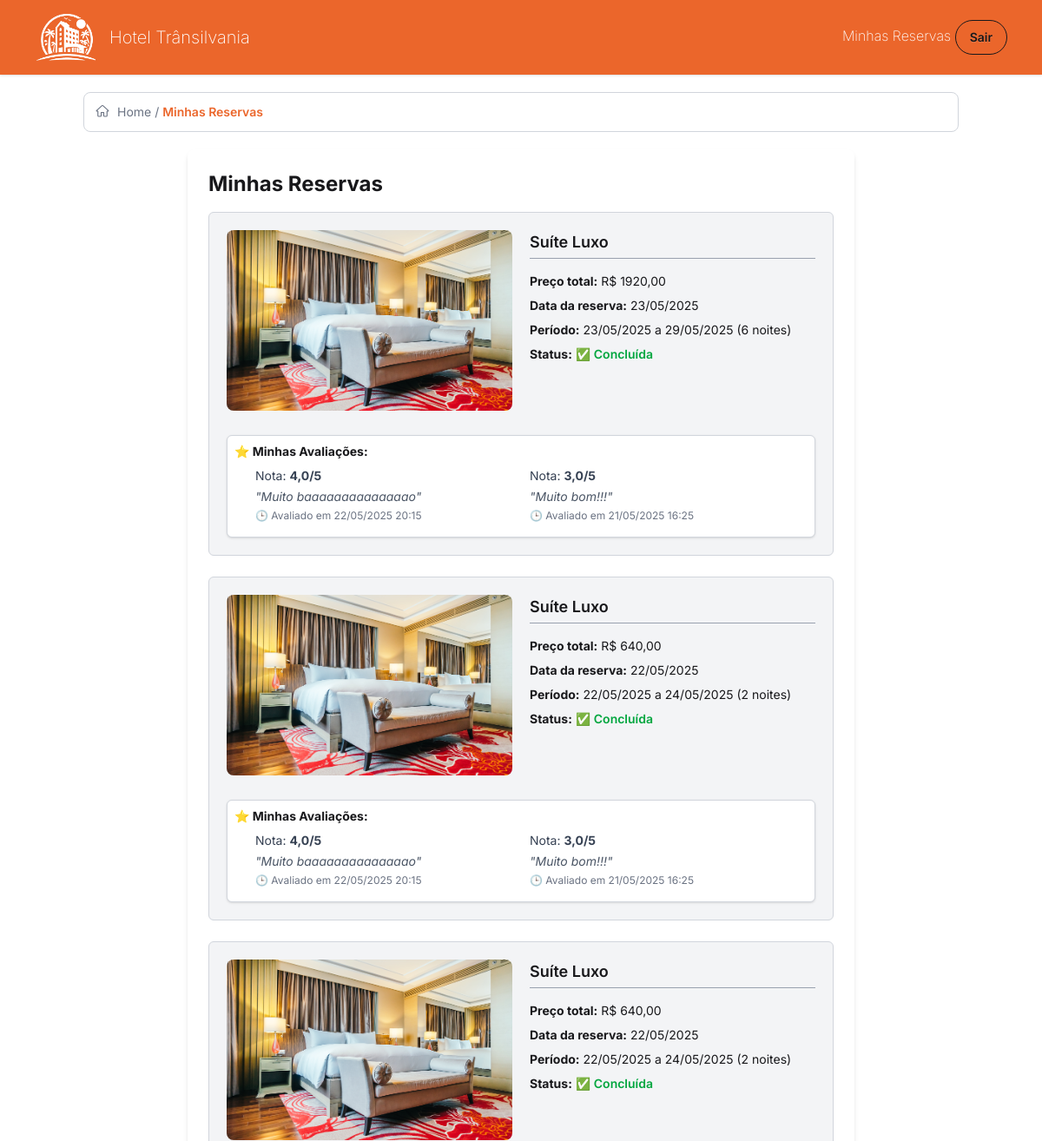
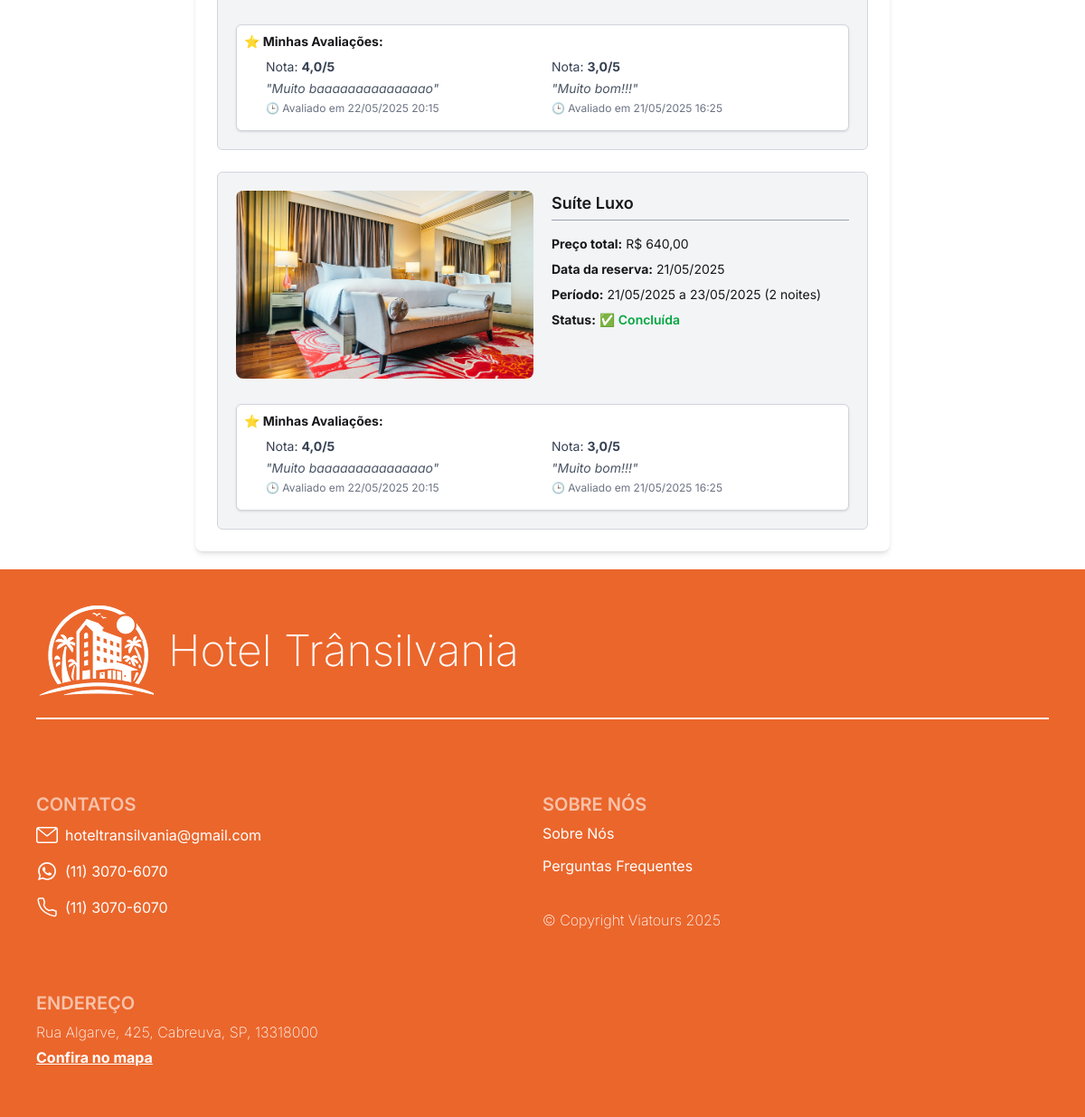
/reservas/ (signed in), run on the app's committed database (2 pictures, top to bottom).
### app/models.py (models this page shows, shortened)
class Acomodacao(models.Model):
    nome = models.CharField(max_length=45)
    capacidade = models.IntegerField()
    descricao = models.TextField()
    preco = models.DecimalField(max_digits=10, decimal_places=2)

class AvaliacaoUsuario(models.Model):
    usuario = models.ForeignKey('Usuario', on_delete=models.CASCADE, db_column='id_usuario')
    acomodacao = models.ForeignKey('Acomodacao', on_delete=models.CASCADE, db_column='id_acomodacao')
    nota =  models.DecimalField(
        max_digits=2,
        decimal_places=1,
        validators=[MinValueValidator(0.0), MaxValueValidator(5.0)]
    )
    comentario = models.TextField()
    data_avaliacao = models.DateTimeField(auto_now_add=True)

### app/views.py (the view)
# urls.py: path('reservas/', app_views.minhas_reservas, name='minhas_reservas'),
@login_required
def minhas_reservas(request):
    usuario = request.user.usuario
    reservas = Reserva.objects.filter(usuario=usuario).order_by('-data_inicio')
    reservas_detalhadas = []
    for reserva in reservas:
        total_preco = (reserva.data_fim - reserva.data_inicio).days * reserva.acomodacao.preco
        data_reserva_formatada = reserva.data_inicio.strftime('%d/%m/%Y')
        data_inicio_formatada = reserva.data_inicio.strftime('%d/%m/%Y')
        data_fim_formatada = reserva.data_fim.strftime('%d/%m/%Y')
        avaliacoes = AvaliacaoUsuario.objects.filter(usuario=usuario, acomodacao=reserva.acomodacao).order_by('-data_avaliacao')
        reservas_detalhadas.append({
            'acomodacao_nome': reserva.acomodacao.nome,
            'total_preco': f"R$ {total_preco:.2f}".replace('.', ','),
            'data_reserva': data_reserva_formatada,
            'periodo': f"{data_inicio_formatada} a {data_fim_formatada} ({(reserva.data_fim - reserva.data_inicio).days} noites)",
            'avaliacoes': avaliacoes
        })
    return render(request, 'minhas-reservas.html', {'reservas': reservas_detalhadas})

### app/templates/minhas-reservas.html
{% extends 'base.html' %} {% block content %} {% load static %}
<span
  class="flex items-start text-gray-500 gap-2 border border-gray-300 mt-5 rounded-lg mx-24 p-3"
>
  {% include 'components/breadcrumb/breadcrumb-minhas-reservas.html' %}
</span>
<div class="max-w-3xl mx-auto p-6 bg-white shadow-md rounded-lg my-5">
  <h2 class="text-2xl font-bold text-start mb-4">Minhas Reservas</h2>
  {% if reservas %}
  <ul class="space-y-6">
    {% for reserva in reservas %}
    <li
      class="p-5 border border-gray-300 rounded-md bg-gray-100 grid grid-cols-2 gap-5"
    >
      <div
        class="bg-[url({% static 'images/suite-luxo/1.png' %})] rounded-lg w-full min-h-52 bg-cover bg-center object-cover flex-shrink-0"
      ></div>
      <div>
        <p class="font-semibold text-lg border-b border-gray-400 mb-4 pb-1">
          {{ reserva.acomodacao_nome }}
        </p>
        <div class="text-sm space-y-2">
          <p><strong>Preço total:</strong> {{ reserva.total_preco }}</p>
          <p><strong>Data da reserva:</strong> {{ reserva.data_reserva }}</p>
          <p><strong>Período:</strong> {{ reserva.periodo }}</p>
          <p>
            <strong>Status:</strong>
            {% if reserva.status_reserva == 'pendente' %}
            <span class="text-yellow-500 font-semibold">🟡 Pendente</span>
            {% else %}
            <span class="text-green-600 font-semibold">✅ Concluída</span>
            {% endif %}
          </p>
        </div>
      </div>
      {% if reserva.avaliacoes %}
      <div
        class="bg-white border border-gray-300 rounded-md shadow-sm text-sm border-box mt-2 p-2 space-y-1 col-span-2"
      >
        <p><strong>⭐ Minhas Avaliações:</strong></p>
        <div class="grid-cols-2 grid gap-5 mx-6 my-2">
          {% for avaliacao in reserva.avaliacoes %}
          <div class="space-y-1">
            <p class="text-sm text-gray-700">
              Nota: <strong>{{ avaliacao.nota }}/5</strong>
            </p>
            <p class="text-gray-600 italic">"{{ avaliacao.comentario }}"</p>
            <p class="text-xs text-gray-500">
              🕒 Avaliado em {{ avaliacao.data_avaliacao|date:"d/m/Y H:i" }}
            </p>
          </div>
          {% endfor %}
        </div>
      </div>
      {% else %}
      <p class="text-gray-500 mt-5 text-sm">
        Ainda não avaliou essa acomodação.
      </p>
      {% endif %}
    </li>
    {% endfor %}
  </ul>
  {% else %}
  <p class="text-center text-gray-500">Você ainda não tem reservas.</p>
  {% endif %}
</div>
{% endblock %}

### app/templates/base.html (shortened to what this page needs)
{% load static %}
<!DOCTYPE html>
<html lang="pt-br">
  <head>
    <link
      rel="stylesheet"
      type="text/css"
      href="../static/css/main.css"
      media="screen"
    />
    <link
      rel="stylesheet"
      href="https://cdn.jsdelivr.net/npm/bootstrap-icons@1.11.3/font/bootstrap-icons.min.css"
    />
    <link
      href="https://cdn.jsdelivr.net/npm/daisyui@5"
      rel="stylesheet"
      type="text/css"
    />
    <script src="https://cdn.jsdelivr.net/npm/@tailwindcss/browser@4"></script>
    <link
      href="https://cdn.jsdelivr.net/npm/daisyui@5.0.0/themes.css"
      rel="stylesheet"
      type="text/css"
    />
  </head>
  <body">
    {% include 'components/layout/header.html' %}
    <main>{% block content %}{% endblock %}</main>
    {% include 'components/layout/footer.html' %}
  </body>
</html>

### app/templates/components/layout/header.html (shortened to what this page needs)
{% load static %}
<header style="background-color: var(--color-background)" class="text-white">
  <nav class="navbar shadow-sm flex justify-between pr-10 pl-10 pt-4 pb-4">
    <a href="{% url 'home' %}">
      <div class="flex items-center gap-4">
        <img
          src="{% static 'images/brand/logo-hotel.png' %}"
          alt="Logo"
          class="w-[70px] h-[auto]"
        />
        <h1 class="font-extralight text-xl">Hotel Trânsilvania</h1>
      </div>
    </a>
    <ul class="flex items-center gap-2">
      {% if user.is_authenticated %}
      <li>
        <a
          href="{% url 'minhas_reservas' %}"
          class="font-extralight hover:underline font-bold mr-2gg"
          >Minhas Reservas</a
        >
        <a href="{% url 'logout' %}" class="rounded-3xl btn btn-outline"
          >Sair</a
        >
      </li>
      {% endif %}
    </ul>
  </nav>
</header>

### app/templates/components/breadcrumb/breadcrumb-minhas-reservas.html (shortened to what this page needs)
{% load static %}
<span class="text-sm">
  <a href="{% url 'home' %}" class="hover:underline">Home</a> /
  <a class="font-semibold cursor-default" style="color: var(--color-background)"
    >Minhas Reservas</a
  >
</span>

### app/templates/components/layout/footer.html (shortened to what this page needs)
{% load static %}
<footer class="text-white" style="background-color: var(--color-background)">
  <div class="p-10">
    <div class="flex items-center gap-4 border-solid pb-6">
      <img
        src="{% static 'images/brand/logo-hotel.png' %}"
        alt="Logo"
        class="w-[130px] h-[auto]"
      />
      <h1 class="font-extralight text-5xl">Hotel Trânsilvania</h1>
    </div>
    <div class="grid grid-cols-2 border-t-2">
      <div class="mt-20">
        <h6 class="footer-title text-xl">Contatos</h6>
        <ul>
          <li class="flex items-center gap-2 mb-4 cursor-pointer">
            <div>
            </div>
            <a href="mailto:webmaster@example.com" class="text-white"
              >hoteltransilvania@gmail.com</a
            >
          </li>
          <li class="flex items-center gap-2 mb-4">
            <div>
            </div>
            <a href="“tel:555-666-7777”">(11) 3070-6070</a>
          </li>
          <li class="flex items-center gap-2">
            <div>
            </div>
            <a href="“tel:555-666-7777”">(11) 3070-6070</a>
          </li>
        </ul>
        <div class="mt-20">
          <h6 class="footer-title text-xl">Endereço</h6>
          <ul>
            <li class="mb-4">
              <p class="font-extralight mb-2">
                Rua Algarve, 425, Cabreuva, SP, 13318000
              </p>
              <a
                href="https://maps.app.goo.gl/otvDuuRPHg2NCMcp6"
                class="underline text-white font-bold"
                >Confira no mapa
              </a>
            </li>
          </ul>
        </div>
      </div>
      <div class="mt-20">
        <h6 class="footer-title text-xl">Sobre Nós</h6>
        <ul>
          <li class="mb-4">
            <a href="{}" class="text-white hover:underline">Sobre Nós </a>
          </li>
          <li class="mb-10">
            <a href="{}" class="text-white hover:underline"
              >Perguntas Frequentes
            </a>
          </li>
          <li class="mb-10">
            <p class="font-extralight">© Copyright Viatours 2025</p>
          </li>
        </ul>
      </div>
    </div>
  </div>
</footer>

### app/static/css/main.css (style rules this page uses)
:root { --color-background: #eb662b; }
*, *:after, *:before { box-sizing: border-box; }

### data on the page
Acomodacao: acomodacao_nome "Suíte Luxo" "Suíte Luxo" "Suíte Luxo" "Suíte Luxo"
AvaliacaoUsuario: nota "4,0", comentario "Muito baaaaaaaaaaaaaao", data_avaliacao "22/05/2025 20:15"
AvaliacaoUsuario: nota "3,0", comentario "Muito bom!!!", data_avaliacao "21/05/2025 16:25"

### other printed values
{{ reserva.total_preco }} "R$ 1920,00" "R$ 640,00" "R$ 640,00" "R$ 640,00"
{{ reserva.data_reserva }} "23/05/2025" "22/05/2025" "22/05/2025" "21/05/2025"
{{ reserva.periodo }} "23/05/2025 a 29/05/2025 (6 noites)" "22/05/2025 a 24/05/2025 (2 noites)" "22/05/2025 a 24/05/2025 (2 noites)" "21/05/2025 a 23/05/2025 (2 noites)"
